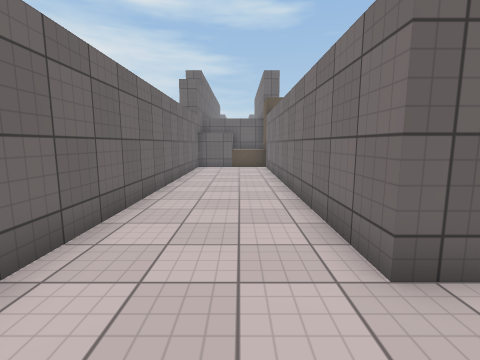
view 1 (above)

14 first-person views from a walk through a 3-D level made in the Unity game engine. The camera is 1.4 m above the floor, tilts 8° down and sees 85° across. The floor is counted in squares, 1 m on a side. Each view is taken from the middle of a square. On the plan, view 1 faces up. The plan holds only what a view shows up to about 13 squares ahead; the rest is blank. The place goes on beyond the plan. The player is left out. Surface patterns are stand-ins for the level's own textures.

view 2
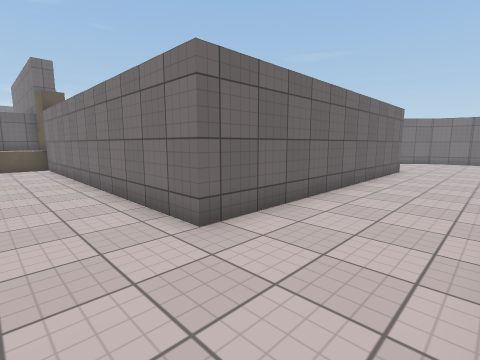

view 3
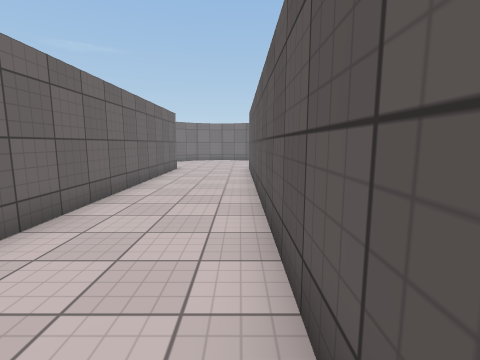

view 4
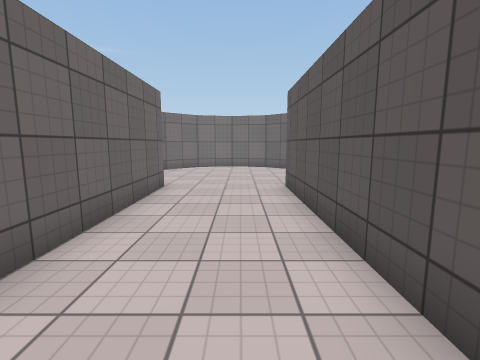

view 5
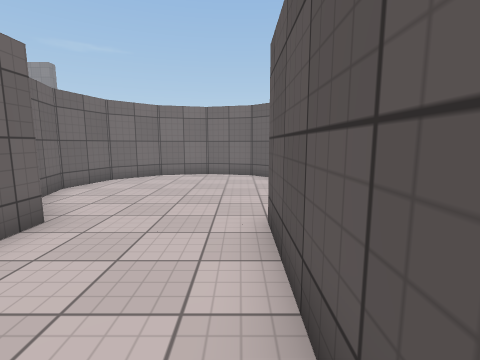

view 6
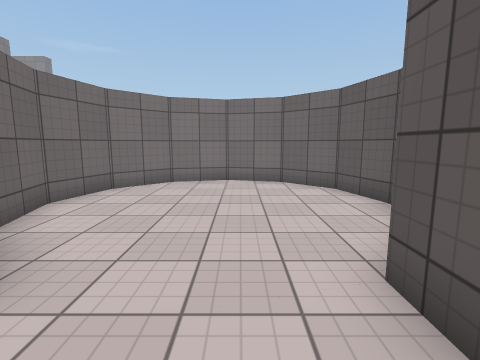

view 7
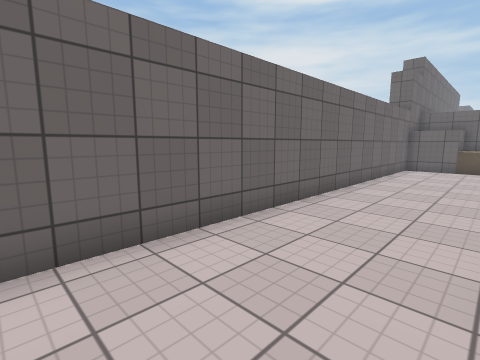

view 8
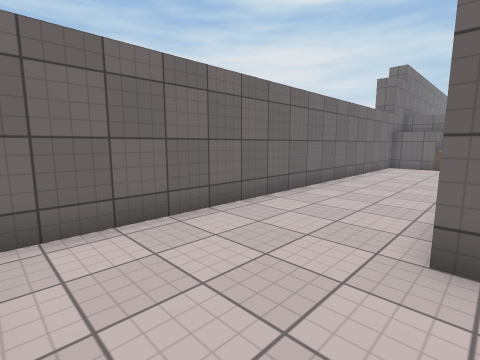

view 9
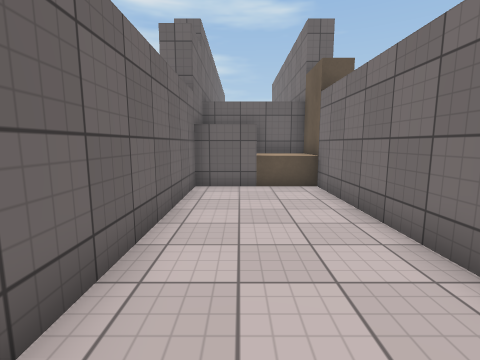

view 10
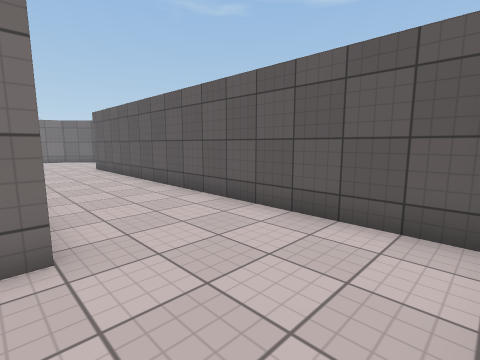

view 11
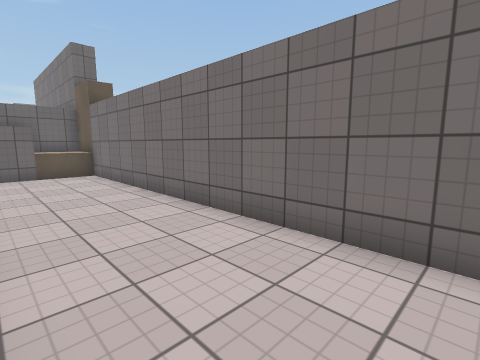

view 12
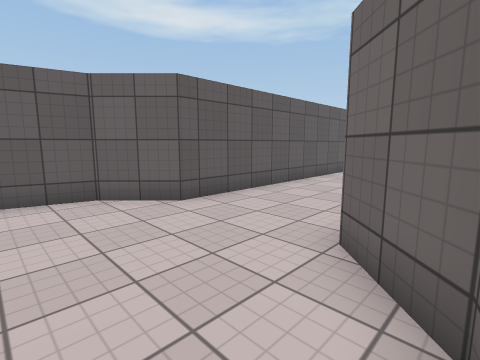

view 13
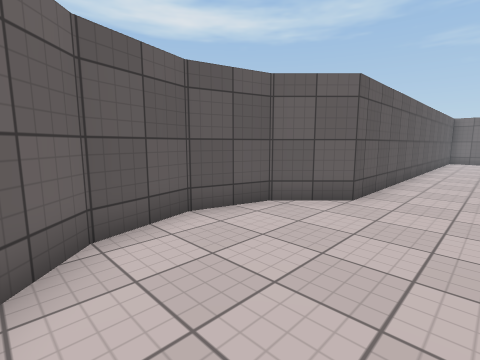

view 14
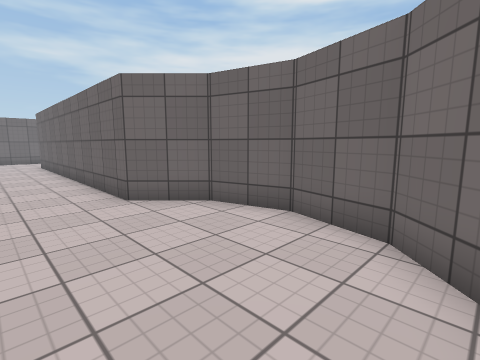

### Floor plan
Points are (right, up) in squares from view 1. A wall is a line through its corners. A room is listed if a view was taken in it or the views show most of it. See-through windows are left out.
Room 1 (views 1, 2, 3, 4, 5, 6, 7, 8, 9, 10, 11, 12, 13, 14)
walls: (-2, -1.5) (13.5, -1.5) (15, -3) (17, -3.5) (19, -3) (20.5, -1.5) (21, 0.5) (20.5, 2.5) (19, 4) (17, 4.5) (15, 4) (13.5, 2.5) (1.5, 2.5) (1.5, 17.5) (-0.4, 17.5); (1.6, 15.5) (-2.5, 15.5) (-2.5, -0.9); (-0.5, 17.1) (-0.5, 15.5)

Where each view was taken, in squares from view 1:
view 1: 0 up, 0 right, facing up
view 2: 1 down, 1 left, facing up-right
view 3: 1 down, 1 left, facing right
view 4: 0 up, 5 right, facing right
view 5: 1 down, 9 right, facing right
view 6: 0 up, 11 right, facing right
view 7: 0 up, 1 right, facing up-left
view 8: 1 down, 2 right, facing up-left
view 9: 7 up, 1 left, facing up
view 10: 3 up, 2 left, facing down-right
view 11: 3 up, 2 left, facing up-right
view 12: 4 up, 17 right, facing down-left
view 13: 1 up, 20 right, facing down-left
view 14: 0 up, 20 right, facing up-left
